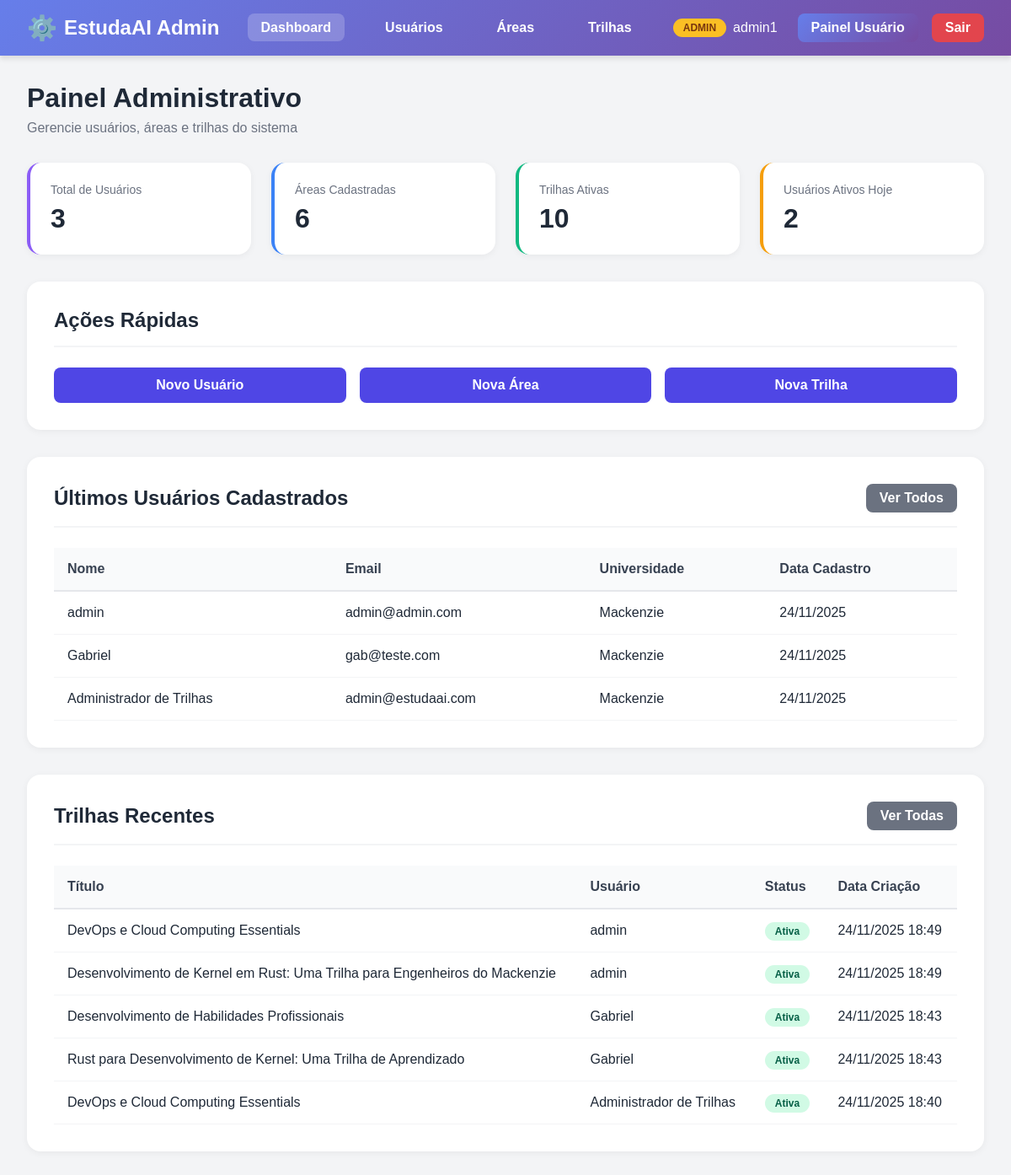
The app's page /usuarios/admin-panel/ (signed in) with its own data.
### usuarios/models.py (models this page shows, shortened)
class Usuario(AbstractUser):  # criação de uma classe usuário
    nome = models.CharField(max_length=100)  # Nome completo do usuário
    email = models.EmailField(unique=True)  # Email único no sistema
    universidade = models.CharField(max_length=255)  # Nome da universidade
    curso = models.CharField(max_length=255)  # Nome do curso
    ano_formatura = models.IntegerField(
        null=True,
        blank=True,  # Permite valores vazios
        validators=[
            MinValueValidator(2000),
            MaxValueValidator(2060),
        ],  # Entre 2000 e 2060
    )
    idade = models.IntegerField(
        null=True,
        blank=True,  # Permite valores vazios
        validators=[MinValueValidator(8), MaxValueValidator(100)],  # Entre 8 e 100 anos
    )
    REQUIRED_FIELDS = [
        "nome",
        "email",
        "universidade",
        "curso",
        "ano_formatura",
        "idade",
    ]

### api/models.py (models this page shows, shortened)
class TrilhaCurso(models.Model):
    usuario = models.ForeignKey(
        Usuario, on_delete=models.CASCADE, related_name="trilhas_curso"
    )
    titulo = models.CharField(max_length=255)
    descricao = models.TextField(blank=True)
    area = models.ForeignKey(
        Area, on_delete=models.SET_NULL, null=True, blank=True, related_name="trilhas_curso"
    )
    solicitacao_original = models.TextField(
        blank=True,
        help_text="Texto original enviado pelo usuário (vazio para criação manual)"
    )
    conteudo_json = models.JSONField(
        help_text="Conteúdo completo da trilha em formato JSON"
    )
    ativa = models.BooleanField(default=True)
    data_criacao = models.DateTimeField(auto_now_add=True)
    data_atualizacao = models.DateTimeField(auto_now=True)
    class Meta:
        ordering = ["-data_criacao"]
        verbose_name = "Trilha de Curso (IA)"
        verbose_name_plural = "Trilhas de Curso (IA)"

### usuarios/views.py (the view)
@login_required(login_url="login")
@user_passes_test(user_is_staff, login_url="dashboard")
def admin_dashboard(request):
    total_usuarios = Usuario.objects.count()
    total_areas = Area.objects.count()
    total_trilhas = TrilhaCurso.objects.filter(ativa=True).count()
    hoje = timezone.now()
    ontem = hoje - timedelta(days=1)
    usuarios_ativos_hoje = Usuario.objects.filter(last_login__gte=ontem).count()
    ultimos_usuarios = Usuario.objects.order_by("-date_joined")[:5]
    ultimas_trilhas = TrilhaCurso.objects.select_related("usuario", "area").order_by(
        "-data_criacao"
    )[:5]
    context = {
        "total_usuarios": total_usuarios,
        "total_areas": total_areas,
        "total_trilhas": total_trilhas,
        "usuarios_ativos_hoje": usuarios_ativos_hoje,
        "ultimos_usuarios": ultimos_usuarios,
        "ultimas_trilhas": ultimas_trilhas,
    }
    return render(request, "usuarios/admin/admin_dashboard.html", context)

### usuarios/views.py (called while the page is built)
def user_is_staff(user):
    return user.is_staff

### usuarios/templates/usuarios/admin/admin_dashboard.html (shortened to what this page needs)
{% load static %}
<!DOCTYPE html>
<html lang="pt-BR">
<head>
    <link rel="stylesheet" href="{% static 'usuarios/admin-style.css' %}">
</head>
<body>
    <header class="admin-navbar">
        <nav class="admin-nav-container">
            <a href="{% url 'admin_dashboard' %}" class="admin-logo">EstudaAI Admin</a>
            <ul class="admin-menu">
                <li><a href="{% url 'admin_dashboard' %}" class="active">Dashboard</a></li>
                <li><a href="{% url 'admin_usuarios_list' %}">Usuários</a></li>
                <li><a href="{% url 'admin_areas_list' %}">Áreas</a></li>
                <li><a href="{% url 'admin_trilhas_list' %}">Trilhas</a></li>
            </ul>
            <div class="admin-user-info">
                <span class="admin-badge">ADMIN</span>
                <span>{{ user.username }}</span>
                <a href="{% url 'dashboard' %}" style="background: linear-gradient(135deg, #667eea 0%, #764ba2 100%); color: white; padding: 0.5rem 1rem; border-radius: 0.5rem; font-weight: 600; text-decoration: none; margin-left: 1rem; transition: transform 0.2s; display: inline-block;" onmouseover="this.style.transform='translateY(-2px)'" onmouseout="this.style.transform='translateY(0)'">Painel Usuário</a>
                <a href="{% url 'logout' %}" style="background: rgba(239, 68, 68, 0.9); color: white; padding: 0.5rem 1rem; border-radius: 0.5rem; font-weight: 600; text-decoration: none; margin-left: 0.5rem; transition: all 0.2s; display: inline-block;" onmouseover="this.style.background='rgba(220, 38, 38, 1)'; this.style.transform='translateY(-2px)'" onmouseout="this.style.background='rgba(239, 68, 68, 0.9)'; this.style.transform='translateY(0)'">Sair</a>
            </div>
        </nav>
    </header>
    <main class="admin-container">
        <div class="admin-header">
            <h1 class="admin-title">Painel Administrativo</h1>
            <p class="admin-subtitle">Gerencie usuários, áreas e trilhas do sistema</p>
        </div>
        <div class="stats-grid">
            <div class="stat-card purple">
                <div class="stat-label">Total de Usuários</div>
                <div class="stat-value">{{ total_usuarios }}</div>
            </div>
            <div class="stat-card blue">
                <div class="stat-label">Áreas Cadastradas</div>
                <div class="stat-value">{{ total_areas }}</div>
            </div>
            <div class="stat-card green">
                <div class="stat-label">Trilhas Ativas</div>
                <div class="stat-value">{{ total_trilhas }}</div>
            </div>
            <div class="stat-card yellow">
                <div class="stat-label">Usuários Ativos Hoje</div>
                <div class="stat-value">{{ usuarios_ativos_hoje }}</div>
            </div>
        </div>
        <div class="admin-card">
            <div class="card-header">
                <h2 class="card-title">Ações Rápidas</h2>
            </div>
            <div style="display: grid; grid-template-columns: repeat(auto-fit, minmax(250px, 1fr)); gap: 1rem;">
                <a href="{% url 'admin_usuario_create' %}" class="btn-primary" style="justify-content: center;">
                    Novo Usuário
                </a>
                <a href="{% url 'admin_area_create' %}" class="btn-primary" style="justify-content: center;">
                    Nova Área
                </a>
                <a href="{% url 'admin_trilha_create' %}" class="btn-primary" style="justify-content: center;">
                    Nova Trilha
                </a>
            </div>
        </div>
        <div class="admin-card">
            <div class="card-header">
                <h2 class="card-title">Últimos Usuários Cadastrados</h2>
                <a href="{% url 'admin_usuarios_list' %}" class="btn-secondary">Ver Todos</a>
            </div>
            <div class="table-container">
                <table class="admin-table">
                    <thead>
                        <tr>
                            <th>Nome</th>
                            <th>Email</th>
                            <th>Universidade</th>
                            <th>Data Cadastro</th>
                        </tr>
                    </thead>
                    <tbody>
                        {% for usuario in ultimos_usuarios %}
                        <tr>
                            <td>{{ usuario.nome }}</td>
                            <td>{{ usuario.email }}</td>
                            <td>{{ usuario.universidade }}</td>
                            <td>{{ usuario.date_joined|date:"d/m/Y" }}</td>
                        </tr>
                        {% empty %}
                        <tr>
                            <td colspan="4" style="text-align: center; color: #6b7280;">
                                Nenhum usuário cadastrado ainda
                            </td>
                        </tr>
                        {% endfor %}
                    </tbody>
                </table>
            </div>
        </div>
        <div class="admin-card">
            <div class="card-header">
                <h2 class="card-title">Trilhas Recentes</h2>
                <a href="{% url 'admin_trilhas_list' %}" class="btn-secondary">Ver Todas</a>
            </div>
            <div class="table-container">
                <table class="admin-table">
                    <thead>
                        <tr>
                            <th>Título</th>
                            <th>Usuário</th>
                            <th>Status</th>
                            <th>Data Criação</th>
                        </tr>
                    </thead>
                    <tbody>
                        {% for trilha in ultimas_trilhas %}
                        <tr>
                            <td>{{ trilha.titulo }}</td>
                            <td>{{ trilha.usuario.nome }}</td>
                            <td>
                                {% if trilha.ativa %}
                                <span class="badge success">Ativa</span>
                                {% else %}
                                <span class="badge danger">Inativa</span>
                                {% endif %}
                            </td>
                            <td>{{ trilha.data_criacao|date:"d/m/Y H:i" }}</td>
                        </tr>
                        {% empty %}
                        <tr>
                            <td colspan="4" style="text-align: center; color: #6b7280;">
                                Nenhuma trilha cadastrada ainda
                            </td>
                        </tr>
                        {% endfor %}
                    </tbody>
                </table>
            </div>
        </div>
    </main>
</body>
</html>

### usuarios/static/usuarios/admin-style.css (style rules this page uses)
* { margin: 0; padding: 0; box-sizing: border-box; font-family: sans-serif; }
body { background-color: #f3f4f6; color: #1f2937; }
.admin-navbar { background: linear-gradient(135deg, #667eea 0%, #764ba2 100%); box-shadow: 0 4px 6px rgba(0,0,0,0.1); position: sticky; top: 0; z-index: 50; }
.admin-nav-container { max-width: 1400px; margin: 0 auto; padding: 1rem 2rem; display: flex; align-items: center; justify-content: space-between; }
.admin-logo { font-size: 1.5rem; font-weight: bold; color: white; text-decoration: none; display: flex; align-items: center; gap: 0.5rem; }
.admin-logo::before { content: "⚙️"; font-size: 1.8rem; }
.admin-menu { list-style: none; display: flex; gap: 2rem; }
.admin-menu a { color: white; text-decoration: none; font-weight: 600; padding: 0.5rem 1rem; border-radius: 0.5rem; transition: background 0.3s; }
.admin-menu a:hover, .admin-menu a.active { background: rgba(255, 255, 255, 0.2); }
.admin-user-info { color: white; display: flex; align-items: center; gap: 0.5rem; }
.admin-badge { background: #fbbf24; color: #78350f; padding: 0.25rem 0.75rem; border-radius: 1rem; font-size: 0.75rem; font-weight: bold; }
.admin-container { max-width: 1400px; margin: 2rem auto; padding: 0 2rem; }
.admin-header { margin-bottom: 2rem; }
.admin-title { font-size: 2rem; font-weight: bold; color: #1f2937; margin-bottom: 0.5rem; }
.admin-subtitle { color: #6b7280; font-size: 1rem; }
.stats-grid { display: grid; grid-template-columns: repeat(auto-fit, minmax(250px, 1fr)); gap: 1.5rem; margin-bottom: 2rem; }
.stat-card { background: white; padding: 1.5rem; border-radius: 1rem; box-shadow: 0 2px 8px rgba(0,0,0,0.05); border-left: 4px solid; }
.stat-card.purple { border-color: #8b5cf6; }
.stat-card.blue { border-color: #3b82f6; }
.stat-card.green { border-color: #10b981; }
.stat-card.yellow { border-color: #f59e0b; }
.stat-label { color: #6b7280; font-size: 0.875rem; margin-bottom: 0.5rem; }
.stat-value { font-size: 2rem; font-weight: bold; color: #1f2937; }
.admin-card { background: white; padding: 2rem; border-radius: 1rem; box-shadow: 0 2px 8px rgba(0,0,0,0.05); margin-bottom: 2rem; }
.card-header { display: flex; justify-content: space-between; align-items: center; margin-bottom: 1.5rem; padding-bottom: 1rem; border-bottom: 2px solid #f3f4f6; }
.card-title { font-size: 1.5rem; font-weight: bold; color: #1f2937; }
.btn-primary { background: #4f46e5; color: white; padding: 0.75rem 1.5rem; border: none; border-radius: 0.5rem; font-weight: 600; cursor: pointer; text-decoration: none; display: inline-flex; align-items: center; gap: 0.5rem; transition: background 0.3s; }
.btn-secondary { background: #6b7280; color: white; padding: 0.5rem 1rem; border: none; border-radius: 0.5rem; font-weight: 600; cursor: pointer; text-decoration: none; transition: background 0.3s; }
.table-container { overflow-x: auto; }
.admin-table { width: 100%; border-collapse: collapse; }
.admin-table thead { background: #f9fafb; }
.admin-table th { padding: 1rem; text-align: left; font-weight: 600; color: #374151; border-bottom: 2px solid #e5e7eb; }
.admin-table td { padding: 1rem; border-bottom: 1px solid #f3f4f6; }
.badge { padding: 0.25rem 0.75rem; border-radius: 1rem; font-size: 0.75rem; font-weight: 600; }
.badge.success { background: #d1fae5; color: #065f46; }

### records on screen
Usuario: username "admin1", nome "Administrador de Trilhas", email "admin@estudaai.com", universidade "Mackenzie", date_joined "24/11/2025"
Usuario: nome "admin", email "admin@admin.com", universidade "Mackenzie", date_joined "24/11/2025"
Usuario: nome "Gabriel", email "gab@teste.com", universidade "Mackenzie", date_joined "24/11/2025"
TrilhaCurso: titulo "DevOps e Cloud Computing Essentials", usuario.nome "admin", ativa "Ativa", data_criacao "24/11/2025 18:49"
TrilhaCurso: titulo "Desenvolvimento de Kernel em Rust: Uma Trilha para Engenheiros do Mackenzie", usuario.nome "admin", ativa "Ativa", data_criacao "24/11/2025 18:49"
TrilhaCurso: titulo "Desenvolvimento de Habilidades Profissionais", usuario.nome "Gabriel", ativa "Ativa", data_criacao "24/11/2025 18:43"
TrilhaCurso: titulo "Rust para Desenvolvimento de Kernel: Uma Trilha de Aprendizado", usuario.nome "Gabriel", ativa "Ativa", data_criacao "24/11/2025 18:43"
TrilhaCurso: titulo "DevOps e Cloud Computing Essentials", usuario.nome "Administrador de Trilhas", ativa "Ativa", data_criacao "24/11/2025 18:40"

### other values on screen
{{ total_usuarios }} "3"
{{ total_areas }} "6"
{{ total_trilhas }} "10"
{{ usuarios_ativos_hoje }} "2"
